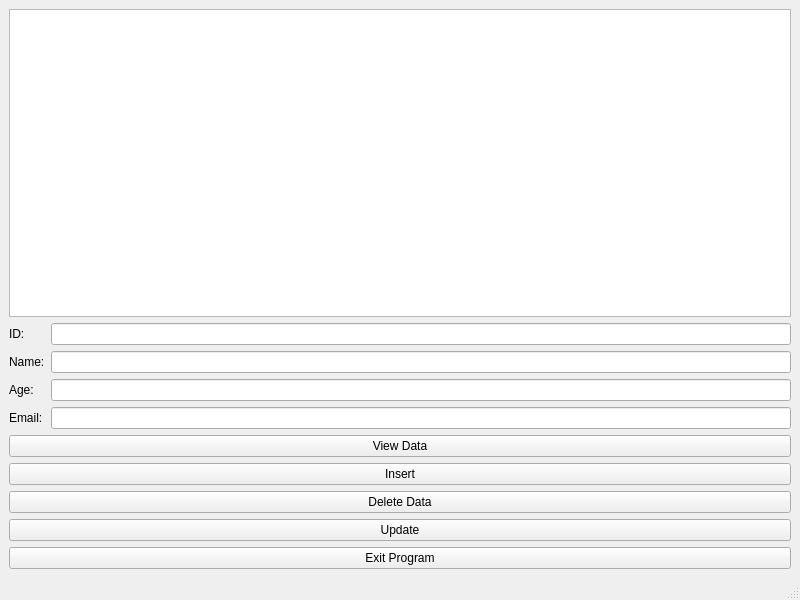
<?xml version="1.0" encoding="UTF-8"?>
<ui version="4.0">
 <class>MainWindow</class>
 <widget class="QMainWindow" name="MainWindow">
  <property name="geometry">
   <rect>
    <x>0</x>
    <y>0</y>
    <width>800</width>
    <height>600</height>
   </rect>
  </property>
  <property name="windowTitle">
   <string>MainWindow</string>
  </property>
  <widget class="QWidget" name="centralwidget">
   <layout class="QVBoxLayout" name="verticalLayout">
    <item>
     <widget class="QTableView" name="tableView"/>
    </item>
    <item>
     <layout class="QGridLayout" name="gridLayout">
      <item row="0" column="1">
       <widget class="QLineEdit" name="lineEdit"/>
      </item>
      <item row="2" column="0">
       <widget class="QLabel" name="label_3">
        <property name="text">
         <string>Age:</string>
        </property>
       </widget>
      </item>
      <item row="3" column="1">
       <widget class="QLineEdit" name="lineEdit_4"/>
      </item>
      <item row="3" column="0">
       <widget class="QLabel" name="label_4">
        <property name="text">
         <string>Email:</string>
        </property>
       </widget>
      </item>
      <item row="0" column="0">
       <widget class="QLabel" name="label">
        <property name="text">
         <string>ID:</string>
        </property>
       </widget>
      </item>
      <item row="1" column="1">
       <widget class="QLineEdit" name="lineEdit_2"/>
      </item>
      <item row="2" column="1">
       <widget class="QLineEdit" name="lineEdit_3"/>
      </item>
      <item row="1" column="0">
       <widget class="QLabel" name="label_2">
        <property name="text">
         <string>Name:</string>
        </property>
       </widget>
      </item>
     </layout>
    </item>
    <item>
     <widget class="QPushButton" name="pushButton_View_Data">
      <property name="text">
       <string>View Data</string>
      </property>
     </widget>
    </item>
    <item>
     <widget class="QPushButton" name="pushButton_Insert_Data">
      <property name="text">
       <string>Insert</string>
      </property>
     </widget>
    </item>
    <item>
     <widget class="QPushButton" name="pushButton_Delete_Data">
      <property name="text">
       <string>Delete Data</string>
      </property>
     </widget>
    </item>
    <item>
     <widget class="QPushButton" name="pushButton_Update_Data">
      <property name="text">
       <string>Update</string>
      </property>
     </widget>
    </item>
    <item>
     <widget class="QPushButton" name="pushButton">
      <property name="text">
       <string>Exit Program</string>
      </property>
     </widget>
    </item>
   </layout>
  </widget>
  <widget class="QMenuBar" name="menubar">
   <property name="geometry">
    <rect>
     <x>0</x>
     <y>0</y>
     <width>800</width>
     <height>22</height>
    </rect>
   </property>
  </widget>
  <widget class="QStatusBar" name="statusbar"/>
 </widget>
 <resources/>
 <connections/>
</ui>
